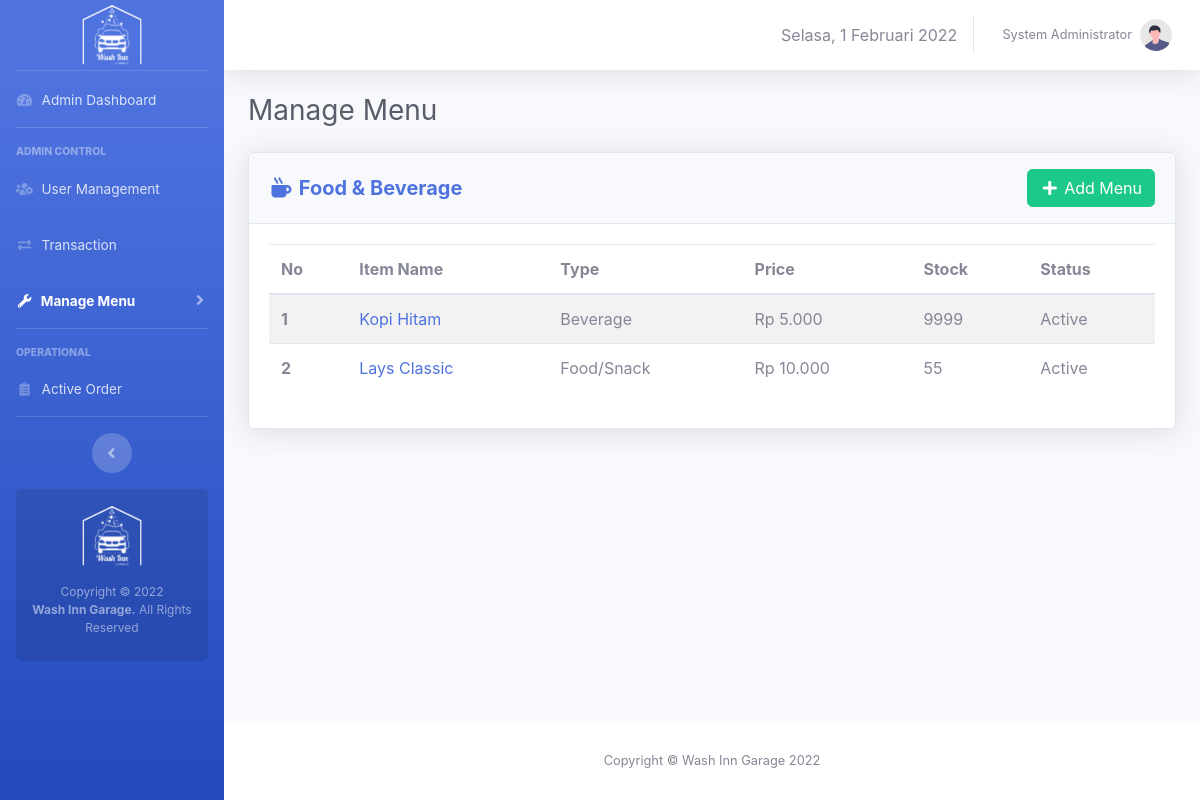
The app's page /admin/fnb-menu.php (signed in), older data.
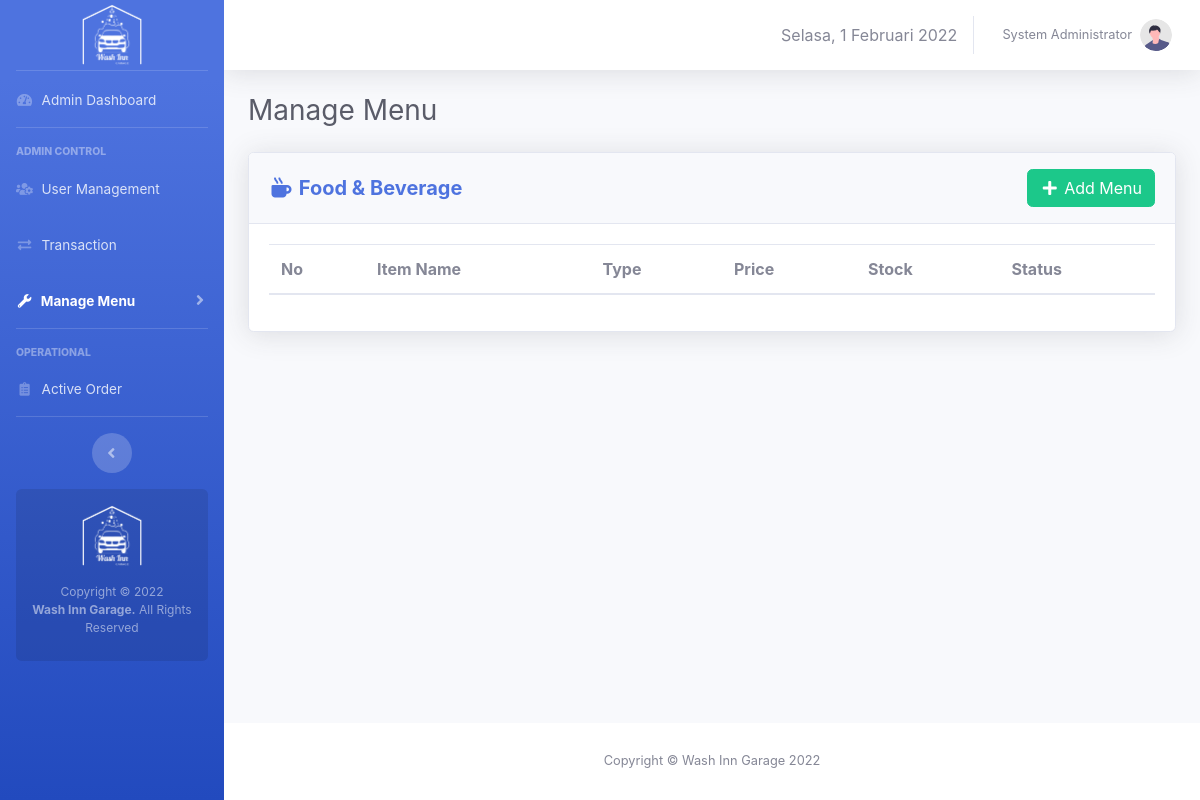
The same page, newer data.
### tables this page shows
CREATE TABLE `menus` (
  `id` int(10) NOT NULL,
  `type` enum('service','merchandise','food','beverage') NOT NULL,
  `category` enum('Car','Motorcycle') DEFAULT NULL,
  `name` varchar(50) NOT NULL,
  `price` int(20) NOT NULL,
  `image` varchar(100) DEFAULT 'no-thumbnail.jpg',
  `description` varchar(1000) DEFAULT NULL,
  `stock` int(10) DEFAULT NULL,
  `poin` int(11) NOT NULL,
  `status` enum('active','inactive','out of stock') NOT NULL
);

### core/init.php (called while the page is built, shortened)
<?php
if (!empty($_SERVER['HTTPS']) && ('on' == $_SERVER['HTTPS'])) {
  $home = 'https://';
} else {
  $home = 'http://';
}
$home   .= $_SERVER['HTTP_HOST'] . '/washinngarage';
$assets  = $home . '/assets';

### admin/fnb-menu.php (the view, shortened to what this page needs)
<?php
require_once 'admin-only.php';
$i = 1;
$query_getFnB = "SELECT * FROM menus WHERE type = 'food' OR type = 'beverage'";
$execute_getFnB = mysqli_query($link, $query_getFnB);
?>
<!DOCTYPE html>
<html>
<head>
  <link rel="stylesheet" type="text/css" href="<?= $assets ?>/css/sb-admin-2.min.css">
  <link href="<?= $assets ?>/vendor/fontawesome-free/css/all.min.css" rel="stylesheet" type="text/css">
  <link href="<?= $assets ?>/vendor/datatables/dataTables.bootstrap4.min.css" rel="stylesheet">
</head>
<body class="page-top">
  <div id="wrapper">
    <?php require_once 'view-template/sidebar.php'; ?>
    <div id="content-wrapper" class="d-flex flex-column">
      <div id="content">
        <?php require_once 'view-template/topbar.php'; ?>
        <div class="container-fluid">
          <div class="d-sm-flex align-items-center justify-content-between mb-4">
            <h1 class="h3 mb-0 text-gray-800">Manage Menu </h1>
          </div>
          <div class="row">
            <div class="col-xl-12 col-lg-12" id="panelUtama">
              <div class="card shadow mb-4">
                <div class="card-header py-3 d-flex flex-row align-items-center justify-content-between">
                  <h5 class="m-0 font-weight-bold text-primary"><i class="fas fa-mug-hot fa-fw"></i> Food & Beverage</h5>
                  <a data-toggle="modal" data-target="#addMenuModal" class="btn btn-success"><i class="fas fa-plus fa-fw"></i> Add Menu</a>
                </div>
                <div class="card-body">
                  <table class="table table-striped" id="services">
                    <thead>
                      <tr>
                        <th scope="col">No</th>
                        <th scope="col">Item Name</th>
                        <th scope="col">Type</th>
                        <th scope="col">Price</th>
                        <th scope="col">Stock</th>
                        <th scope="col">Status</th>
                      </tr>
                    </thead>
                    <tbody>
                      <?php while ($fnb = mysqli_fetch_assoc($execute_getFnB)) {
                        $status = ($fnb['status'] == 'active') ? 'Active' : 'Inactive';
                        if ($fnb['type'] == 'food') {
                          $type = 'Food/Snack';
                        } elseif ($fnb['type'] == 'beverage') {
                          $type = 'Beverage';
                        }
                        $price = 'Rp ' . number_format($fnb['price'], 0, ',', '.')
                      ?>
                        <tr onclick="openDetail('<?= $fnb['image'] . '\',\'' . $fnb['name'] . '\',\'' . $type . '\',\'' . $fnb['stock'] . '\',\'' . $price . '\',\'' . $status . '\',\'' . $fnb['description'] . '\',\'' . $fnb['id'] . '\',\'' . $fnb['price'] . '\',\'' . $fnb['poin'] ?>')">
                          <th scope="row"><?= $i ?></th>
                          <td><a href="#" class="text-decoration-none"><?= $fnb['name'] ?></a></td>
                          <td><?= $type ?></td>
                          <td><?= $price ?></td>
                          <td><?= $fnb['stock'] ?></td>
                          <td><?= $status ?></td>
                        </tr>
                      <?php $i++;
                      } ?>
                    </tbody>
                  </table>
                </div>
              </div>
            </div>
          </div>
        </div>
      </div>
      <?php require_once "view-template/footer.php" ?>
    </div>
  </div>
</body>
</html>

Row changes from the older to the newer data that the page shows:
removed menus: name "Kopi Hitam", type "Beverage", price "Rp 5.000", stock "9999", status "Active"
removed menus: name "Lays Classic", type "Food/Snack", price "Rp 10.000", stock "55", status "Active"
